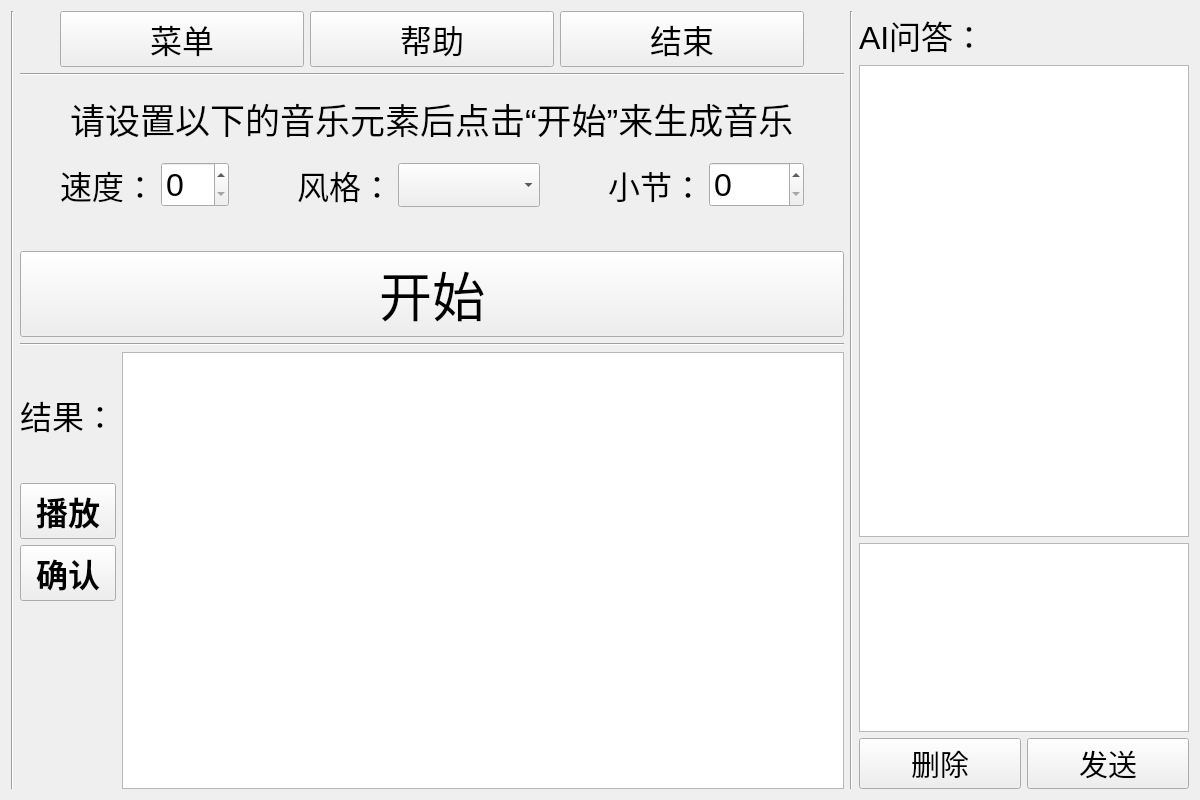
<?xml version="1.0" encoding="UTF-8"?>
<ui version="4.0">
 <class>Form</class>
 <widget class="QWidget" name="Form">
  <property name="geometry">
   <rect>
    <x>0</x>
    <y>0</y>
    <width>1200</width>
    <height>800</height>
   </rect>
  </property>
  <property name="minimumSize">
   <size>
    <width>0</width>
    <height>0</height>
   </size>
  </property>
  <property name="maximumSize">
   <size>
    <width>16777215</width>
    <height>16777215</height>
   </size>
  </property>
  <property name="windowTitle">
   <string>Form</string>
  </property>
  <layout class="QHBoxLayout" name="horizontalLayout_6" stretch="0,5,0,2">
   <item>
    <widget class="Line" name="line_3">
     <property name="orientation">
      <enum>Qt::Vertical</enum>
     </property>
    </widget>
   </item>
   <item>
    <layout class="QVBoxLayout" name="verticalLayout_2" stretch="20,1,10,20,5,20,1,60">
     <item>
      <layout class="QHBoxLayout" name="hbox_tools" stretch="0,2,2,2,0">
       <item>
        <spacer name="horizontalSpacer_4">
         <property name="orientation">
          <enum>Qt::Horizontal</enum>
         </property>
         <property name="sizeHint" stdset="0">
          <size>
           <width>40</width>
           <height>20</height>
          </size>
         </property>
        </spacer>
       </item>
       <item>
        <widget class="QPushButton" name="pushButton_menu">
         <property name="font">
          <font>
           <family>Arial</family>
           <pointsize>24</pointsize>
           <weight>50</weight>
           <bold>false</bold>
          </font>
         </property>
         <property name="text">
          <string>菜单</string>
         </property>
        </widget>
       </item>
       <item>
        <widget class="QPushButton" name="pushButton_help">
         <property name="font">
          <font>
           <family>Arial</family>
           <pointsize>24</pointsize>
           <weight>50</weight>
           <bold>false</bold>
          </font>
         </property>
         <property name="text">
          <string>帮助</string>
         </property>
        </widget>
       </item>
       <item>
        <widget class="QPushButton" name="pushButton_close">
         <property name="font">
          <font>
           <family>Arial</family>
           <pointsize>24</pointsize>
           <weight>50</weight>
           <bold>false</bold>
          </font>
         </property>
         <property name="text">
          <string>结束</string>
         </property>
        </widget>
       </item>
       <item>
        <spacer name="horizontalSpacer">
         <property name="orientation">
          <enum>Qt::Horizontal</enum>
         </property>
         <property name="sizeHint" stdset="0">
          <size>
           <width>40</width>
           <height>20</height>
          </size>
         </property>
        </spacer>
       </item>
      </layout>
     </item>
     <item>
      <widget class="Line" name="line">
       <property name="orientation">
        <enum>Qt::Horizontal</enum>
       </property>
      </widget>
     </item>
     <item>
      <layout class="QHBoxLayout" name="horizontalLayout_4">
       <item>
        <spacer name="horizontalSpacer_6">
         <property name="orientation">
          <enum>Qt::Horizontal</enum>
         </property>
         <property name="sizeHint" stdset="0">
          <size>
           <width>40</width>
           <height>20</height>
          </size>
         </property>
        </spacer>
       </item>
       <item>
        <widget class="QLabel" name="label">
         <property name="font">
          <font>
           <family>Arial</family>
           <pointsize>26</pointsize>
           <weight>50</weight>
           <bold>false</bold>
          </font>
         </property>
         <property name="text">
          <string>请设置以下的音乐元素后点击“开始”来生成音乐</string>
         </property>
        </widget>
       </item>
       <item>
        <spacer name="horizontalSpacer_5">
         <property name="orientation">
          <enum>Qt::Horizontal</enum>
         </property>
         <property name="sizeHint" stdset="0">
          <size>
           <width>40</width>
           <height>20</height>
          </size>
         </property>
        </spacer>
       </item>
      </layout>
     </item>
     <item>
      <layout class="QHBoxLayout" name="hbox_choose" stretch="0,5,2,5,2,2,3,0">
       <property name="spacing">
        <number>5</number>
       </property>
       <item>
        <spacer name="horizontalSpacer_3">
         <property name="orientation">
          <enum>Qt::Horizontal</enum>
         </property>
         <property name="sizeHint" stdset="0">
          <size>
           <width>40</width>
           <height>20</height>
          </size>
         </property>
        </spacer>
       </item>
       <item>
        <layout class="QHBoxLayout" name="horizontalLayout">
         <item>
          <widget class="QLabel" name="label_speed">
           <property name="font">
            <font>
             <family>Arial</family>
             <pointsize>24</pointsize>
             <weight>50</weight>
             <bold>false</bold>
            </font>
           </property>
           <property name="text">
            <string>速度：</string>
           </property>
          </widget>
         </item>
         <item>
          <widget class="QSpinBox" name="spinBox_speed">
           <property name="font">
            <font>
             <family>Arial</family>
             <pointsize>24</pointsize>
            </font>
           </property>
          </widget>
         </item>
        </layout>
       </item>
       <item>
        <spacer name="horizontalSpacer_7">
         <property name="orientation">
          <enum>Qt::Horizontal</enum>
         </property>
         <property name="sizeHint" stdset="0">
          <size>
           <width>40</width>
           <height>20</height>
          </size>
         </property>
        </spacer>
       </item>
       <item>
        <layout class="QHBoxLayout" name="horizontalLayout_2">
         <item>
          <widget class="QLabel" name="label_style">
           <property name="font">
            <font>
             <family>Arial</family>
             <pointsize>24</pointsize>
             <weight>50</weight>
             <bold>false</bold>
            </font>
           </property>
           <property name="text">
            <string>风格：</string>
           </property>
          </widget>
         </item>
         <item>
          <widget class="QComboBox" name="comboBox_style">
           <property name="font">
            <font>
             <family>Arial</family>
             <pointsize>24</pointsize>
             <weight>50</weight>
             <bold>false</bold>
            </font>
           </property>
          </widget>
         </item>
        </layout>
       </item>
       <item>
        <spacer name="horizontalSpacer_8">
         <property name="orientation">
          <enum>Qt::Horizontal</enum>
         </property>
         <property name="sizeHint" stdset="0">
          <size>
           <width>40</width>
           <height>20</height>
          </size>
         </property>
        </spacer>
       </item>
       <item>
        <widget class="QLabel" name="label_section">
         <property name="font">
          <font>
           <family>Arial</family>
           <pointsize>24</pointsize>
           <weight>50</weight>
           <bold>false</bold>
          </font>
         </property>
         <property name="text">
          <string>小节：</string>
         </property>
        </widget>
       </item>
       <item>
        <widget class="QSpinBox" name="spinBox_section">
         <property name="font">
          <font>
           <family>Arial</family>
           <pointsize>24</pointsize>
          </font>
         </property>
        </widget>
       </item>
       <item>
        <spacer name="horizontalSpacer_2">
         <property name="orientation">
          <enum>Qt::Horizontal</enum>
         </property>
         <property name="sizeHint" stdset="0">
          <size>
           <width>40</width>
           <height>20</height>
          </size>
         </property>
        </spacer>
       </item>
      </layout>
     </item>
     <item>
      <spacer name="verticalSpacer_2">
       <property name="orientation">
        <enum>Qt::Vertical</enum>
       </property>
       <property name="sizeHint" stdset="0">
        <size>
         <width>815</width>
         <height>13</height>
        </size>
       </property>
      </spacer>
     </item>
     <item>
      <widget class="QPushButton" name="pushButton_create">
       <property name="font">
        <font>
         <family>Arial</family>
         <pointsize>40</pointsize>
         <weight>50</weight>
         <bold>false</bold>
        </font>
       </property>
       <property name="styleSheet">
        <string notr="true"/>
       </property>
       <property name="text">
        <string>开始</string>
       </property>
      </widget>
     </item>
     <item>
      <widget class="Line" name="line_4">
       <property name="orientation">
        <enum>Qt::Horizontal</enum>
       </property>
      </widget>
     </item>
     <item>
      <layout class="QHBoxLayout" name="horizontalLayout_5">
       <item>
        <layout class="QVBoxLayout" name="verticalLayout" stretch="2,2,2,3">
         <item>
          <widget class="QLabel" name="label_result">
           <property name="font">
            <font>
             <family>Arial</family>
             <pointsize>24</pointsize>
             <weight>50</weight>
             <bold>false</bold>
            </font>
           </property>
           <property name="text">
            <string>结果：</string>
           </property>
          </widget>
         </item>
         <item>
          <widget class="QPushButton" name="pushButton_play">
           <property name="font">
            <font>
             <family>Arial</family>
             <pointsize>24</pointsize>
             <weight>75</weight>
             <bold>true</bold>
            </font>
           </property>
           <property name="text">
            <string>播放</string>
           </property>
          </widget>
         </item>
         <item>
          <widget class="QPushButton" name="pushButton_2">
           <property name="font">
            <font>
             <family>Arial</family>
             <pointsize>24</pointsize>
             <weight>75</weight>
             <bold>true</bold>
            </font>
           </property>
           <property name="text">
            <string>确认</string>
           </property>
          </widget>
         </item>
         <item>
          <spacer name="verticalSpacer">
           <property name="orientation">
            <enum>Qt::Vertical</enum>
           </property>
           <property name="sizeHint" stdset="0">
            <size>
             <width>20</width>
             <height>40</height>
            </size>
           </property>
          </spacer>
         </item>
        </layout>
       </item>
       <item>
        <widget class="QGraphicsView" name="graphicsview_result"/>
       </item>
      </layout>
     </item>
    </layout>
   </item>
   <item>
    <widget class="Line" name="line_2">
     <property name="orientation">
      <enum>Qt::Vertical</enum>
     </property>
    </widget>
   </item>
   <item>
    <layout class="QVBoxLayout" name="verticalLayout_3" stretch="0,5,2,0">
     <item>
      <widget class="QLabel" name="label_ATtitle">
       <property name="font">
        <font>
         <family>Arial</family>
         <pointsize>24</pointsize>
         <weight>50</weight>
         <bold>false</bold>
        </font>
       </property>
       <property name="text">
        <string>AI问答：</string>
       </property>
      </widget>
     </item>
     <item>
      <widget class="QTextBrowser" name="textBrowser_AIanswer">
       <property name="font">
        <font>
         <family>Arial</family>
         <pointsize>20</pointsize>
         <weight>50</weight>
         <bold>false</bold>
        </font>
       </property>
      </widget>
     </item>
     <item>
      <widget class="QTextEdit" name="textEdit_user">
       <property name="font">
        <font>
         <family>Arial</family>
         <pointsize>24</pointsize>
         <weight>50</weight>
         <bold>false</bold>
        </font>
       </property>
      </widget>
     </item>
     <item>
      <layout class="QHBoxLayout" name="horizontalLayout_3">
       <item>
        <widget class="QPushButton" name="pushButton_userdel">
         <property name="font">
          <font>
           <family>Arial</family>
           <pointsize>22</pointsize>
           <weight>50</weight>
           <bold>false</bold>
          </font>
         </property>
         <property name="text">
          <string>删除</string>
         </property>
        </widget>
       </item>
       <item>
        <widget class="QPushButton" name="pushButton_usersend">
         <property name="font">
          <font>
           <family>Arial</family>
           <pointsize>22</pointsize>
           <weight>50</weight>
           <bold>false</bold>
          </font>
         </property>
         <property name="text">
          <string>发送</string>
         </property>
        </widget>
       </item>
      </layout>
     </item>
    </layout>
   </item>
  </layout>
 </widget>
 <resources/>
 <connections/>
</ui>
